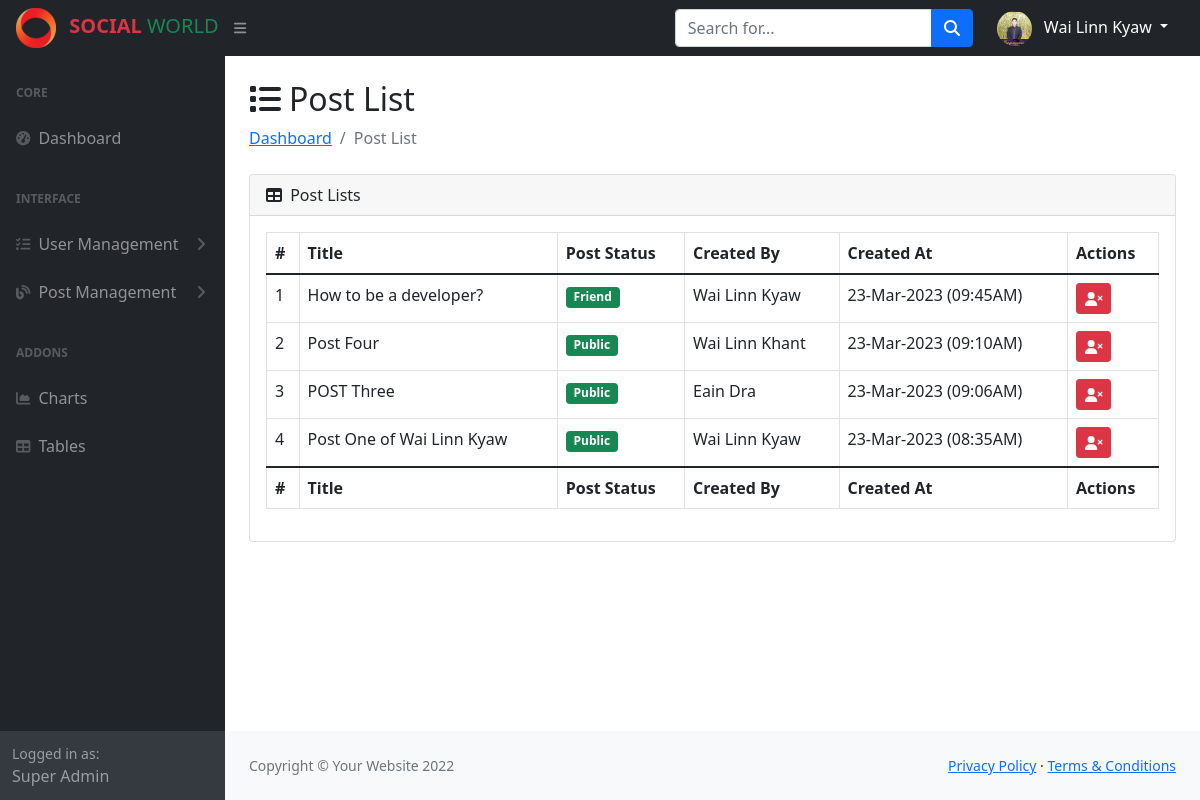
The app's page /views/backend/admin.php?page=postlist (signed in) with its own data.
### tables this page shows
CREATE TABLE `posts` (
  `id` int(11) NOT NULL,
  `title` varchar(255) DEFAULT NULL,
  `post_img` varchar(255) DEFAULT NULL,
  `description` longtext DEFAULT NULL,
  `post_status` char(20) DEFAULT 'public',
  `created_by` int(11) DEFAULT NULL,
  `updated_by` int(11) DEFAULT NULL,
  `created_at` timestamp NOT NULL DEFAULT current_timestamp() ON UPDATE current_timestamp(),
  `updated_at` datetime NOT NULL DEFAULT current_timestamp()
);

CREATE TABLE `users` (
  `id` int(11) NOT NULL,
  `name` varchar(255) DEFAULT NULL,
  `email` varchar(255) DEFAULT NULL,
  `password` varchar(255) DEFAULT NULL,
  `profile` varchar(255) DEFAULT '1.png',
  `phone` varchar(255) DEFAULT NULL,
  `address` varchar(255) DEFAULT NULL,
  `gender` char(10) DEFAULT NULL,
  `position` varchar(255) DEFAULT NULL,
  `background` varchar(255) DEFAULT 'back-theme.jpg',
  `status` char(20) NOT NULL DEFAULT 'Approve',
  `role_id` int(11) DEFAULT NULL,
  `created_at` timestamp NOT NULL DEFAULT current_timestamp() ON UPDATE current_timestamp(),
  `updated_at` datetime NOT NULL DEFAULT current_timestamp()
);

### app/QueryBuilder.php (called while the page is built, shortened)
<?php
class QueryBuilder{
    private $conn;
    public function __construct($connection){
        $this->conn = $connection;
        return $this->conn;
    }
    public function getAll($table, $cols, $join, $where, $order){
        $sql = "SELECT $cols FROM $table";
        if($join != null){
            $sql .= " $join";
        }
        if($order != null){
            $sql .= " ORDER BY $order";
        }
        $stmt = $this->conn->prepare($sql);
        $stmt->execute();
        $results = $stmt->fetchAll(PDO::FETCH_ASSOC);
        return $results;
    }
}
?>

### views/backend/posts/postlist.php (the view, shortened to what this page needs)
<div class="container-fluid mt-4 px-4">
    <h2 class=""><i class="fas fa-list me-2"></i>Post List</h2>
    <ol class="breadcrumb mb-4">
        <li class="breadcrumb-item"><a href="admin.php">Dashboard</a></li>
        <li class="breadcrumb-item active">Post List</li>
    </ol>
    <div class="card mb-4">
        <div class="card-header">
            <i class="fas fa-table me-1"></i>
            Post Lists
        </div>
        <div class="card-body">
            <table id="datatablesSimple" class="table table-hovered table-bordered">
                <thead>
                    <tr>
                        <th>#</th>
                        <th>Title</th>
                        <th>Post Status</th>
                        <th>Created By</th>
                        <th>Created At</th>
                        <th>Actions</th>
                    </tr>
                </thead>
                <tfoot>
                    <tr>
                        <th>#</th>
                        <th>Title</th>
                        <th>Post Status</th>
                        <th>Created By</th>
                        <th>Created At</th>
                        <th>Actions</th>
                    </tr>
                </tfoot>
                <tbody>
                    <?php
                    $no = 1;
                    foreach($posts as $post): ?>
                        <tr>
                            <td><?= $no++ ?></td>
                            <td><?= $post['title'] ?></td>
                            <td><span class="badge text-bg-success"><?= $post['post_status'] ?></span></td>
                            <td><?= $post['name'] ?></td>
                            <td><?= date("d-M-Y (h:iA)", strtotime($post['created_at'])) ?></td>
                            <td class="">
                                <button class="btn btn-sm btn-danger delete_id" data-id="<?= $post['id'] ?>" data-bs-target="#deletepost" data-bs-toggle="modal"><i class="fas fa-user-xmark"></i></button>
                            </td>
                        </tr>
                    <?php endforeach ?>
                </tbody>
            </table>
        </div>
    </div>
</div>

### records on screen
posts: title "How to be a developer?", post_status "Friend", created_by.name "Wai Linn Kyaw", created_at "23-Mar-2023 (09:45AM)"
posts: title "Post Four", post_status "Public", created_by.name "Wai Linn Khant", created_at "23-Mar-2023 (09:10AM)"
posts: title "POST Three", post_status "Public", created_by.name "Eain Dra", created_at "23-Mar-2023 (09:06AM)"
posts: title "Post One of Wai Linn Kyaw", post_status "Public", created_by.name "Wai Linn Kyaw", created_at "23-Mar-2023 (08:35AM)"

### other values on screen
$_SESSION['user']['name'] "Wai Linn Kyaw"
$_SESSION['user']['roleName'] "Super Admin"
